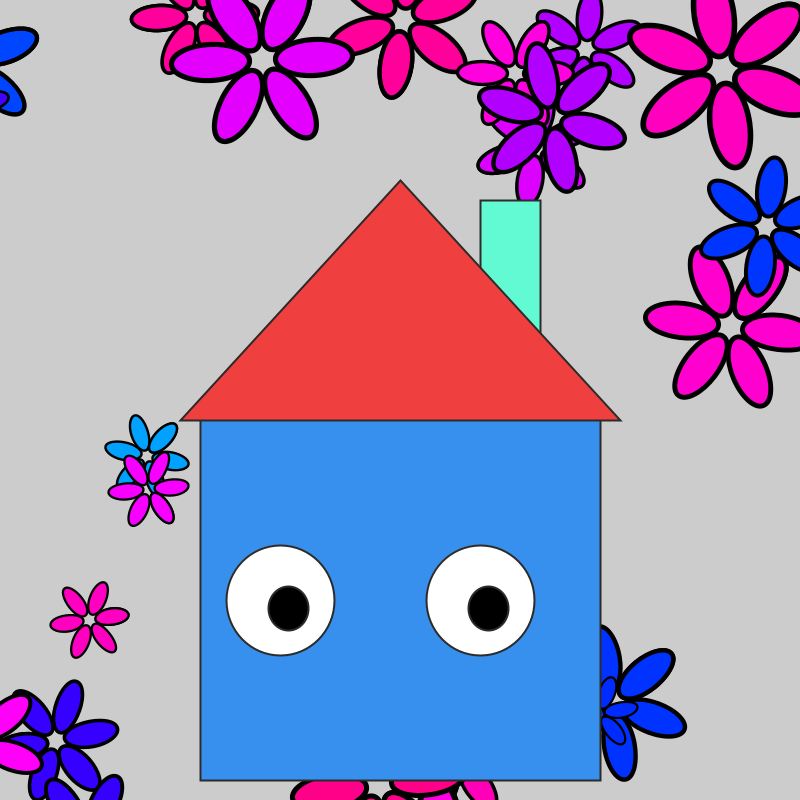
Frame 1 (no input)
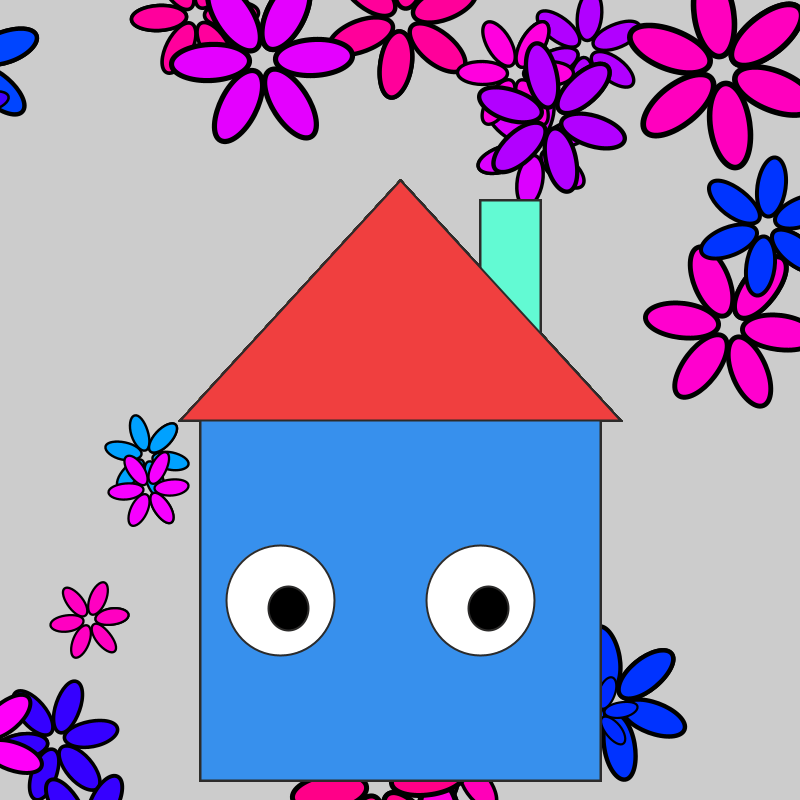
Frame 60 (the mouse pressed at the canvas centre just before this capture)
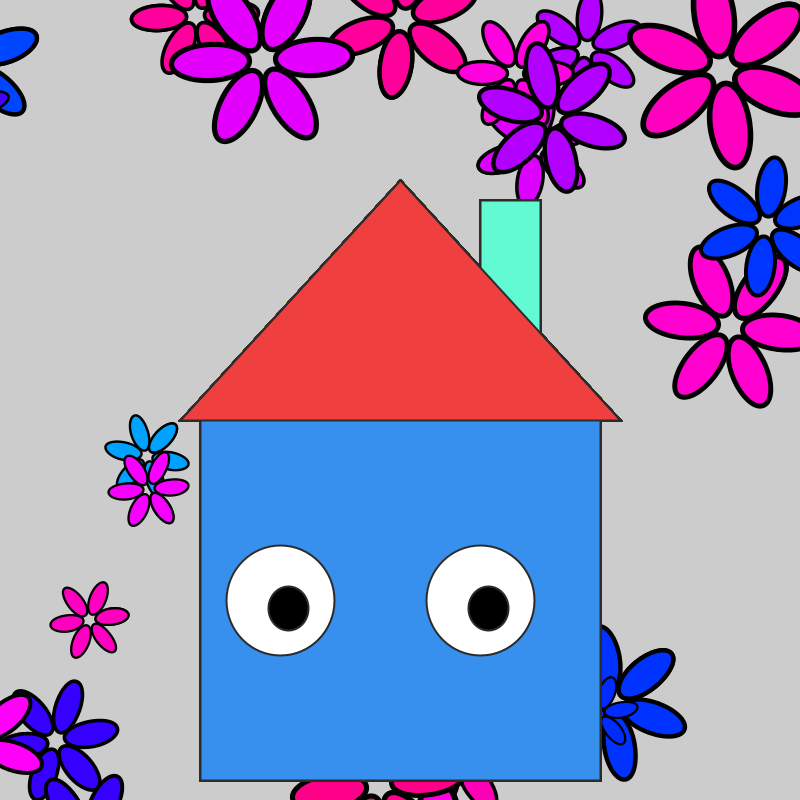
Frame 120 (the mouse held since frame 60 and released just before this capture)

The Processing sketch that drew these frames (run headless with seeded random() and noise(); from frame 60 on, the mouse is pressed at the canvas centre):

// Processing sketch: Checkpoint_1C
// ── Checkpoint_1C.pde
//variables
color red = #F03F3F;
color blue = #3790ED;
color green = #00FF00;
color orange = #F55A2F;
color teal = #62FAD3;
color yellow = #FAEB62;
color brown = #EA925F;
color grey = #2C2B2A;
int suny = 105;
int moony = -500;
int R = 144;
int G = 200;
int B = 255;
float eyer = random(-14, 14);
float petalr = 0;
float petals = random (1, 3);
int numFlowers = 0;
int maxFlowers = 40;
float petalx = random(0, 800);
float petaly = random(0, 800);
float petalc = 240;

void setup () {
 size (800, 800); 
}

void draw() {
  house(100, 200, 2);
}

void house (int x, int y, float s) {
  pushMatrix();
  scale (s);
  translate (x, y);
  while (numFlowers < maxFlowers) {
    pushMatrix();
        translate (petalx, petaly);
    rotate(random(0, 2 * PI));
    petals = random (1, 3);
    while (petalr < 2 * PI) {
      petals(0, 0, petalr, petals, petalc);
      petalr = petalr + PI/3;
    }
    petalc = random (200, 330);
    petalx = random(-200, 300);
    petaly = random(-200, 300);
    petalr = 0;
    numFlowers++;
    popMatrix();
  }
  chimney();
  base();
  roof();
  windows(0, 0, eyer);
  windows(100, 0, eyer);
  popMatrix();
}

void base () {
  stroke (grey);
  fill (blue);
  rect (0, 0, 200, 190);
}

void chimney() {
  stroke (grey);
  fill (teal);
  rect (140, -100, 30, 100);
}

void roof () {
  fill (red);
  triangle (100, -110, -10, 10, 210, 10);
}

void windows (int x, int y, float r) {
  pushMatrix();
  translate(x, y);
  fill (#FFFFFF);
  ellipse (40, 100, 54, 55);
  fill (#000000);
  ellipse (40 + r, 100 + r, 20, 22);
  popMatrix();
}

void petals (float x, float y, float r, float s, float c) {
  pushMatrix();
  scale (s);
  rotate(r);
  translate(x, y);
  colorMode(HSB, 360, 90, 90);
  fill (c, 100, 100);
  ellipse (0, 10, 7, 15);
  popMatrix();
}
  
